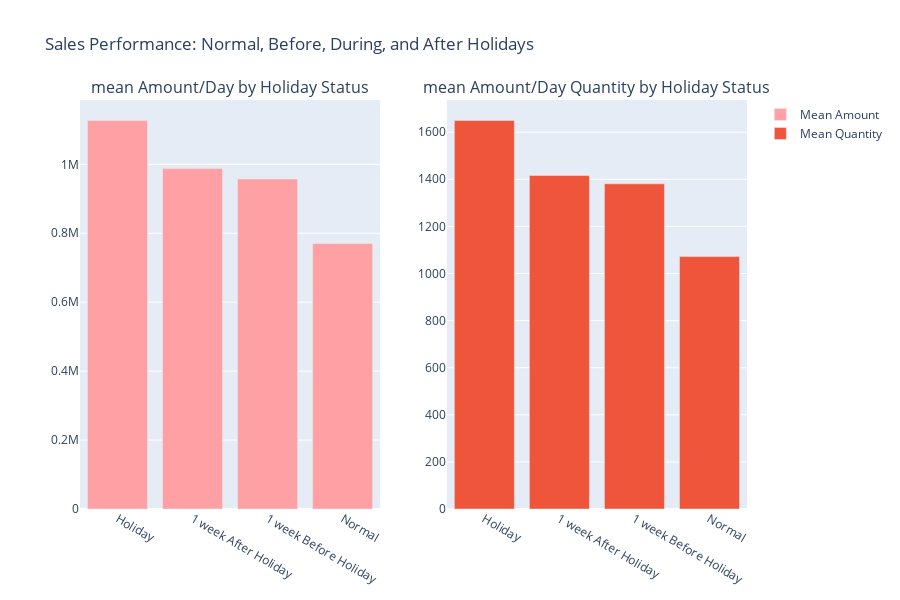

This figure's notebook cell:
### Code cell
# Create a subplot figure with 1 row and 2 columns
fig = make_subplots(rows=1, cols=2, subplot_titles=("mean Amount/Day by Holiday Status", "mean Amount/Day Quantity by Holiday Status"))

# Add the first bar plot for 'total_amount' in the first column
fig.add_trace(
    go.Bar(
        x=sales_by_holiday['Holiday_Status'],
        y=sales_by_holiday['mean_amount'],
        name='Mean Amount',
        marker_color='#FFA0A4'  # Color for total_amount bars
    ),
    row=1, col=1
)

# Add the second bar plot for 'total_qty' in the second column
fig.add_trace(
    go.Bar(
        x=sales_by_holiday['Holiday_Status'],
        y=sales_by_holiday['mean_qty'],
        name='Mean Quantity'
    ),
    row=1, col=2
)
# Update layout
fig.update_layout(
    title='Sales Performance: Normal, Before, During, and After Holidays',
    height=600
)

# Show the combined plot
fig.show()

### Figure 1 — Plotly figure (JSON) as saved in the notebook; plotly's stock layout.template omitted (floating-point values rounded to 4 significant figures)
{"data": [{"marker": {"color": "#FFA0A4"}, "name": "Mean Amount", "type": "bar", "x": ["Holiday", "1 week After Holiday", "1 week Before Holiday", "Normal"], "xaxis": "x", "y": [1127000.0, 987600.0, 957400.0, 770500.0], "yaxis": "y"}, {"name": "Mean Quantity", "type": "bar", "x": ["Holiday", "1 week After Holiday", "1 week Before Holiday", "Normal"], "xaxis": "x2", "y": [1650.0, 1416.0, 1381.0, 1072.0], "yaxis": "y2"}], "layout": {"annotations": [{"font": {"size": 16}, "showarrow": false, "text": "mean Amount/Day by Holiday Status", "x": 0.225, "xanchor": "center", "xref": "paper", "y": 1, "yanchor": "bottom", "yref": "paper"}, {"font": {"size": 16}, "showarrow": false, "text": "mean Amount/Day Quantity by Holiday Status", "x": 0.775, "xanchor": "center", "xref": "paper", "y": 1, "yanchor": "bottom", "yref": "paper"}], "height": 600, "title": {"text": "Sales Performance: Normal, Before, During, and After Holidays"}, "xaxis": {"anchor": "y", "domain": [0, 0.45]}, "xaxis2": {"anchor": "y2", "domain": [0.55, 1]}, "yaxis": {"anchor": "x", "domain": [0, 1]}, "yaxis2": {"anchor": "x2", "domain": [0, 1]}}}
